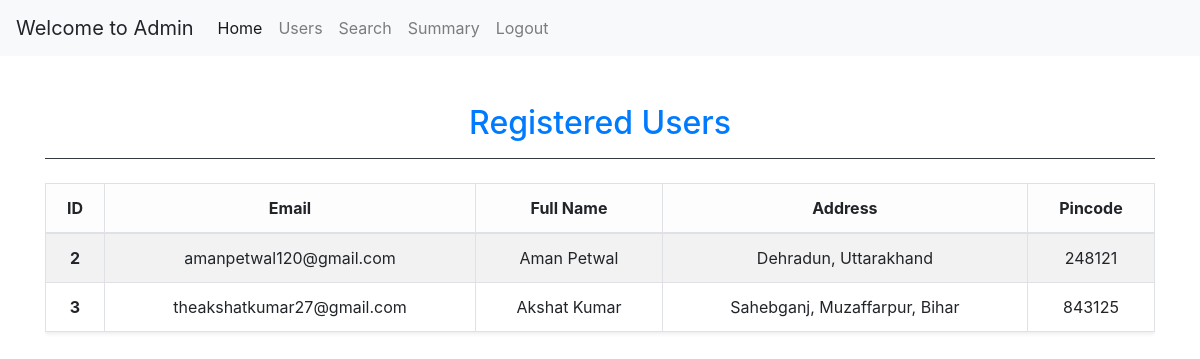
The app's page /admin/users (signed in) with its own data.
### app.py (models this page shows, shortened)
class User(UserMixin, db.Model):
    __tablename__='user'
    id = db.Column(db.Integer, primary_key=True)
    username = db.Column(db.String(50), unique = True, nullable = False)
    passhash = db.Column(db.String(100), nullable = False)
    fullname = db.Column(db.String(50), nullable = False)
    address = db.Column(db.String(200), nullable = False)
    pincode = db.Column(db.Integer, nullable = False)
    is_admin = db.Column(db.Boolean, nullable = False, default = False)
    @property
    def password(self):
        raise AttributeError("password is not an readable attribute")

### app.py (the view)
@app.route("/admin/users")
@login_required
def admin_users():
    if not current_user.is_admin:
        flash("You are not allowed to see users.")
        return redirect('login')
    users = User.query.all()
    return render_template("admin_users.html", users = users, user = current_user)

### app.py (called while the page is built)
@login_manager.user_loader
def load_user(user_id):
    return User.query.get(int(user_id))

### templates/admin_users.html (shortened to what this page needs)
{% extends "layout.html" %}
{% block content %}
{% include "nav.html" %}
<div class="container mt-5">
  <div class="text-center mb-4 border-bottom border-dark pb-2">
    <h2 class="fw-bold text-primary">Registered Users</h2>
  </div>
  <div class="table-responsive">
    <table class="table table-bordered table-striped align-middle shadow-sm">
      <thead class="table-light">
        <tr class="text-center">
          <th scope="col">ID</th>
          <th scope="col">Email</th>
          <th scope="col">Full Name</th>
          <th scope="col">Address</th>
          <th scope="col">Pincode</th>
        </tr>
      </thead>
      <tbody>
        {% for user in users %}
        {% if user.is_admin == 0 %}
        <tr class="text-center">
          <th scope="row">{{ user.id }}</th>
          <td>{{ user.username }}</td>
          <td>{{ user.fullname | title }}</td>
          <td>{{ user.address | title }}</td>
          <td>{{ user.pincode }}</td>
        </tr>
        {% endif %}
        {% endfor %}
      </tbody>
    </table>
  </div>
</div>
{% endblock %}

### records on screen
User: id "2", username "amanpetwal120@gmail.com", fullname "Aman Petwal", address "Dehradun, Uttarakhand", pincode "248121"
User: id "3", username "theakshatkumar27@gmail.com", fullname "Akshat Kumar", address "Sahebganj, Muzaffarpur, Bihar", pincode "843125"
